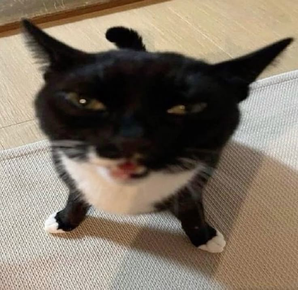
#> input picture image copy 3.png, 298 x 290 px, shrunk from 736 x 715 before the run, found by its file name
$ python ejemplo4_magnitud_gradiente_0150.py
#> lines starting #> are read from the running program, lines starting #| are printed output that depends on the picture
### u3-p7-proce-img-img-0150/codigopy-0150/funciones_frecuencia_0150.py
# =====================================================
# ARCHIVO: funciones_frecuencia_0150.py
# PROPÓSITO: Funciones compartidas para procesamiento en frecuencia
# =====================================================
# Zavala Medina | NC= 0150
import numpy as np
import cv2
import os
from skimage import data
import matplotlib.pyplot as plt

def cargar_imagen():
    """Obtiene la imagen del camarógrafo en escala de grises."""
    return data.camera()

def obtener_espectro(imagen):
    """Calcula la Transformada de Fourier y devuelve el espectro visualizable."""
    # 1. Transformada de Fourier 2D
    f_transform = np.fft.fft2(imagen)
    # 2. Desplazamiento del origen al centro
    f_shift = np.fft.fftshift(f_transform)
    # 3. Magnitud y escala logarítmica para visualización (evitamos log(0) sumando 1)
    espectro = 20 * np.log(np.abs(f_shift) + 1)
    return espectro

def aplicar_filtro_frecuencia(imagen, kernel):
    """
    Aplica un kernel en el dominio de la frecuencia.
    Se añade un borde de relleno (padding) para evitar artefactos de convolución circular.
    """
    pad_size = 1
    # Rellenar la imagen con un borde reflejado
    imagen_padded = np.pad(imagen, pad_size, mode='reflect')
    rows, cols = imagen_padded.shape

    # Crear un kernel del mismo tamaño que la imagen, centrado en ceros
    kernel_padded = np.zeros((rows, cols), dtype=np.float32)
    k_rows, k_cols = kernel.shape
    start_r = (rows - k_rows) // 2
    start_c = (cols - k_cols) // 2
    kernel_padded[start_r:start_r+k_rows, start_c:start_c+k_cols] = kernel

    # Mover el centro del kernel al origen (esquina superior izquierda) para la FFT
    kernel_padded_shifted = np.fft.ifftshift(kernel_padded)

    # Transformada de Fourier de la imagen y del kernel
    fft_img = np.fft.fft2(imagen_padded)
    fft_ker = np.fft.fft2(kernel_padded_shifted)

    # Multiplicación en el dominio de la frecuencia (Teorema de la Convolución)
    resultado_fft = fft_img * fft_ker

    # Regresar al dominio espacial con la Transformada Inversa
    resultado_complejo = np.fft.ifft2(resultado_fft)
    resultado_real = np.real(resultado_complejo)

    # Quitar el píxel de relleno añadido al principio
    return resultado_real[pad_size:-pad_size, pad_size:-pad_size]

def normalizar_visualizacion(imagen):
    """Convierte una respuesta de filtro (con valores negativos/positivos) a 0-255."""
    imagen_abs = np.abs(imagen)
    imagen_normalizada = cv2.normalize(
        imagen_abs, None, 0, 255, cv2.NORM_MINMAX
    )
    return imagen_normalizada.astype(np.uint8)

def guardar_grafica(figura, nombre_archivo):
    """Guarda una figura de matplotlib dentro de la carpeta resultados-img-0150."""
    carpeta = "resultados-img-0150"
    os.makedirs(carpeta, exist_ok=True)
    ruta = os.path.join(carpeta, nombre_archivo)
    figura.savefig(ruta, dpi=150, bbox_inches="tight")
    print(f"Imagen guardada correctamente en: {ruta}")
    print("Zavala Medina NC= 0150")

### u3-p7-proce-img-img-0150/codigopy-0150/ejemplo4_magnitud_gradiente_0150.py
# =====================================================
# EJEMPLO 4: MAGNITUD DEL GRADIENTE (image copy 3.png)
# Zavala Medina | NC= 0150
# =====================================================
import cv2
import numpy as np
import matplotlib.pyplot as plt
from funciones_frecuencia_0150 import (
    obtener_espectro,
    aplicar_filtro_frecuencia,
    normalizar_visualizacion,
    guardar_grafica
)

# 1. Cargar imagen local en escala de grises
imagen = cv2.imread("image copy 3.png", cv2.IMREAD_GRAYSCALE)
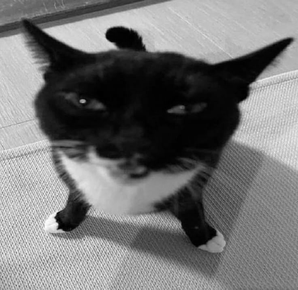
#> imagen: shape (290, 298); min 0, max 253, mean 115.4

if imagen is None:
    raise FileNotFoundError("No se encontró 'image copy 3.png'. Asegúrate de estar en la carpeta 'u3-p7-proce-img-0150'.")

# 2. Definir kernels
sobel_x = np.array([[-1, 0, 1], [-2, 0, 2], [-1, 0, 1]], dtype=np.float32)
sobel_y = np.array([[-1, -2, -1], [0, 0, 0], [1, 2, 1]], dtype=np.float32)

# 3. Aplicar ambos filtros en frecuencia
resultado_x = aplicar_filtro_frecuencia(imagen, sobel_x)
#> in aplicar_filtro_frecuencia, `imagen_padded = np.pad(imagen, pad_size, mode='reflect')`:
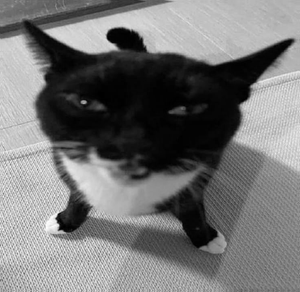
#> imagen_padded: shape (292, 300); min 0, max 253, mean 116
#> in aplicar_filtro_frecuencia, `return resultado_real[pad_size:-pad_size, pad_size:-pad_size]`:
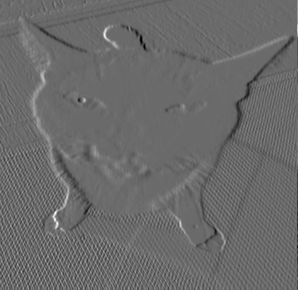
#> returned value: shape (290, 298) float64; min -564, max 783, mean 0.2; drawn with min black and max white
resultado_y = aplicar_filtro_frecuencia(imagen, sobel_y)
#> in aplicar_filtro_frecuencia (call 2), `return resultado_real[pad_size:-pad_size, pad_size:-pad_size]`:
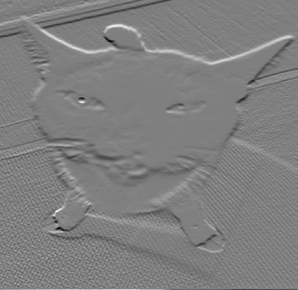
#> returned value: shape (290, 298) float64; min -681, max 679, mean -0.3; drawn with min black and max white

# 4. Calcular la magnitud del gradiente: G = sqrt(Gx^2 + Gy^2)
# Nota: Usamos los resultados crudos (antes de normalizar) para la operación matemática correcta
magnitud_gradiente = np.sqrt(resultado_x**2 + resultado_y**2)

# 5. Normalizar todas las respuestas para visualización
img_x_norm = normalizar_visualizacion(resultado_x)
img_y_norm = normalizar_visualizacion(resultado_y)
#> in normalizar_visualizacion (call 2), `imagen_abs = np.abs(imagen)`:
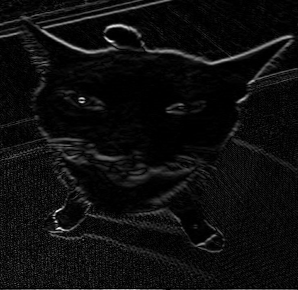
#> imagen_abs: shape (290, 298) float64; min 0, max 681, mean 38.1; drawn with min black and max white
img_mag_norm = normalizar_visualizacion(magnitud_gradiente)

# 6. Calcular espectros para visualización comparativa
espectro_x = obtener_espectro(resultado_x)
#> in obtener_espectro, `espectro = 20 * np.log(np.abs(f_shift) + 1)`:
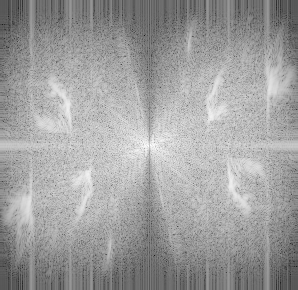
#> espectro: shape (290, 298) float64; min 22.52, max 253.6, mean 158.9
espectro_y = obtener_espectro(resultado_y)
#> in obtener_espectro (call 2), `espectro = 20 * np.log(np.abs(f_shift) + 1)`:
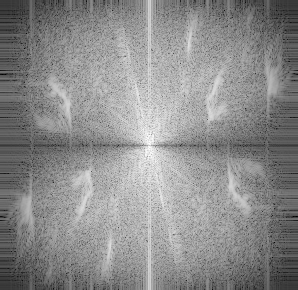
#> espectro: shape (290, 298) float64; min 38.75, max 256.9, mean 158.4; drawn with min black and max white

# 7. Mostrar los 6 resultados en una cuadrícula de 2x3
figura, ejes = plt.subplots(2, 3, figsize=(18, 10))

# Fila 1: Imagen original y Espectros
ejes[0, 0].imshow(imagen, cmap="gray")
ejes[0, 0].set_title("1. Imagen Original 0150")
ejes[0, 0].axis("off")

ejes[0, 1].imshow(espectro_x, cmap="gray")
ejes[0, 1].set_title("2. Espectro Sobel X 0150")
ejes[0, 1].axis("off")

ejes[0, 2].imshow(espectro_y, cmap="gray")
ejes[0, 2].set_title("3. Espectro Sobel Y 0150")
ejes[0, 2].axis("off")

# Fila 2: Respuestas espaciales y Magnitud
ejes[1, 0].imshow(img_x_norm, cmap="gray")
ejes[1, 0].set_title("4. Respuesta Sobel X (Verticales) 0150")
ejes[1, 0].axis("off")

ejes[1, 1].imshow(img_y_norm, cmap="gray")
ejes[1, 1].set_title("5. Respuesta Sobel Y (Horizontales) 0150")
ejes[1, 1].axis("off")

ejes[1, 2].imshow(img_mag_norm, cmap="gray")
ejes[1, 2].set_title("6. Magnitud del Gradiente (Todos los bordes) 0150")
ejes[1, 2].axis("off")

plt.tight_layout()
guardar_grafica(figura, "04_image_copy_3_magnitud_gradiente.png")
plt.show()
print("Zavala Medina | NC= 0150")

$ run again, with image copy 2.png copied over image copy 3.png
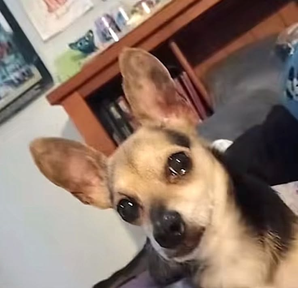
#> input picture image copy 2.png, 298 x 288 px, shrunk from 736 x 710 before the run, found by its file name
#> in normalizar_visualizacion (call 2), `imagen_abs = np.abs(imagen)`:
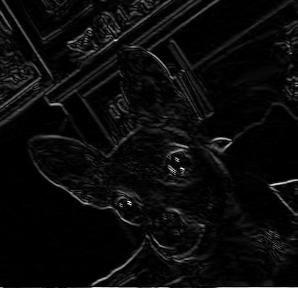
#> imagen_abs: shape (288, 298) float64; min 0, max 826, mean 36.5; drawn with min black and max white
#> in obtener_espectro (call 2), `espectro = 20 * np.log(np.abs(f_shift) + 1)`:
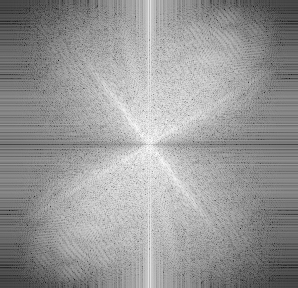
#> espectro: shape (288, 298) float64; min 18.04, max 253.5, mean 151.6

$ run again, with image copy.png copied over image copy 3.png
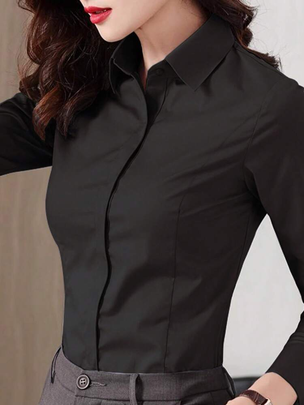
#> input picture image copy.png, 304 x 405 px, shrunk from 750 x 999 before the run, found by its file name
#> in normalizar_visualizacion (call 2), `imagen_abs = np.abs(imagen)`:
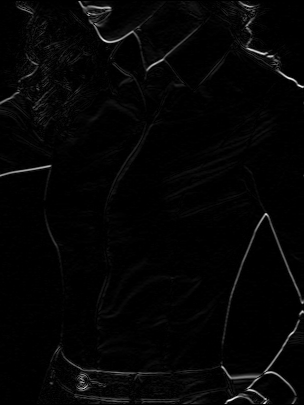
#> imagen_abs: shape (405, 304) float64; min 0, max 779, mean 16.4; drawn with min black and max white
#> in obtener_espectro (call 2), `espectro = 20 * np.log(np.abs(f_shift) + 1)`:
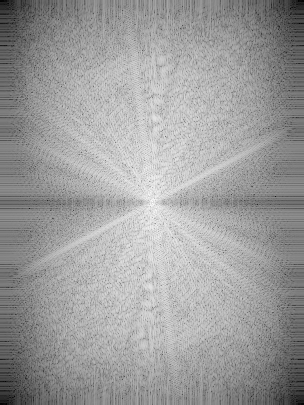
#> espectro: shape (405, 304) float64; min 2.37, max 252.1, mean 156.9

$ run again, with image.png copied over image copy 3.png
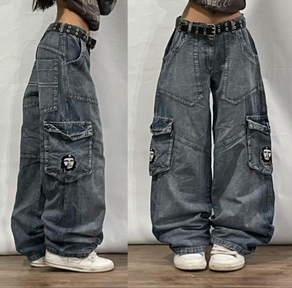
#> input picture image.png, 292 x 288 px, shrunk from 720 x 710 before the run, found by its file name
#> in obtener_espectro (call 2), `espectro = 20 * np.log(np.abs(f_shift) + 1)`:
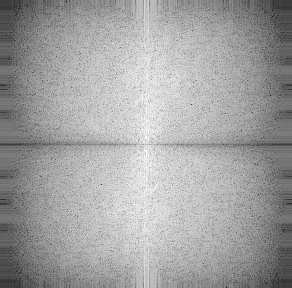
#> espectro: shape (288, 292) float64; min 23.93, max 253.7, mean 161.4
